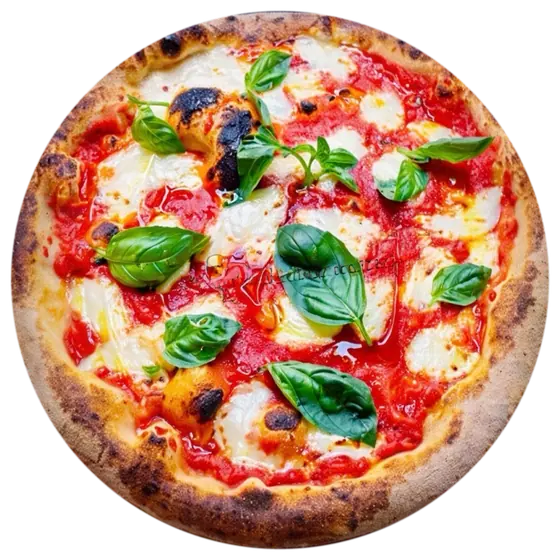
#> input picture punto-pizza/assets/img/hero/margherita-spin-560.webp, 560 x 560 px
$ python make-hero-pizza.py ../assets/img/hero/margherita-spin-560.webp
#> lines starting #> are read from the running program, lines starting #| are printed output that depends on the picture; after the words box and inside, x2 and y2 are one past the last pixel; in counts of white or black regions, pixels touching at a corner belong together
# Gera a pizza que gira no topo do site a partir de uma foto de pizza inteira sobre fundo escuro.
#
#   python3 tools/make-hero-pizza.py tools/src/margherita-carlos.jpg
#
# A foto é tirada de lado, então a pizza aparece como uma elipse. O script acha essa elipse,
# estica a imagem até virar um círculo (como vista de cima) e recorta o fundo. No site, o CSS
# inclina o prato de novo (rotateX no .plate) e gira só a pizza, como num prato giratório.
# Saída: assets/img/hero/margherita-spin.webp (900 px), margherita-spin-720.webp e margherita-spin-560.webp.
# Precisa de: pip install numpy scipy pillow
import sys
from pathlib import Path
import numpy as np
from PIL import Image, ImageDraw, ImageFilter
from scipy import ndimage

src = Path(sys.argv[1])
out = Path(__file__).resolve().parent.parent / 'assets/img/hero'
im = Image.open(src).convert('RGB')
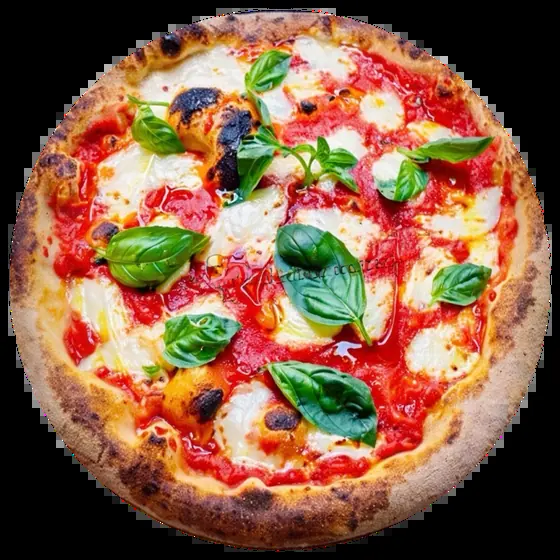
#> im: PIL image 560x560 RGB; mean R, G, B 137.7, 94.8, 69.6

# Pizza = a maior área clara (o fundo é quase preto)
lum = np.asarray(im).astype(float) @ [.299, .587, .114]
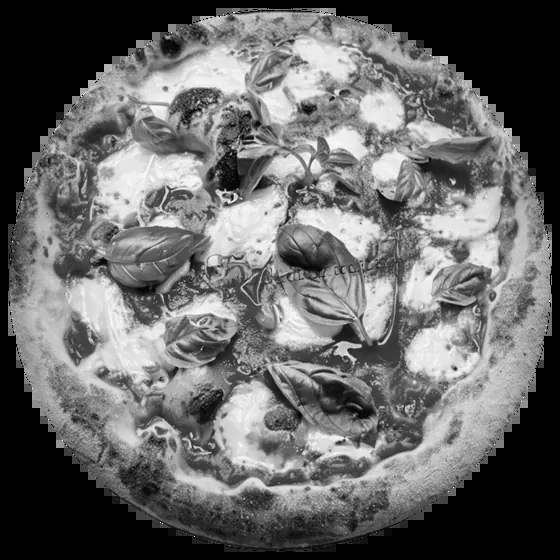
#> lum: shape (560, 560) float64; min 0, max 255, mean 104.8
lab, n = ndimage.label(lum >= 55)
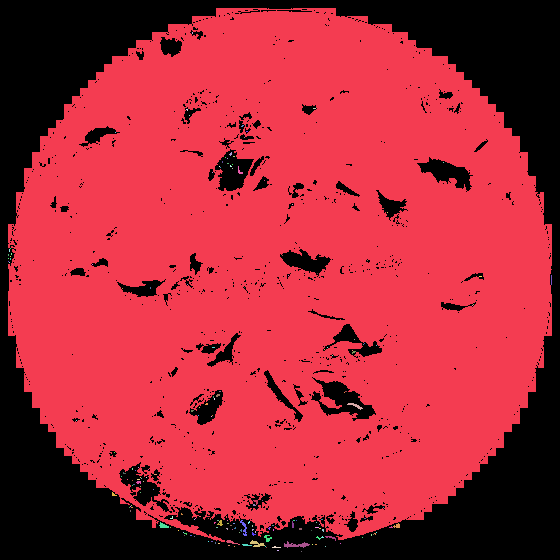
#> lab: shape (560, 560) int32; 186 distinct labels, from 0 to 185; one colour per label, 0 black
#> n = 185
sizes = ndimage.sum(lum >= 55, lab, range(1, n + 1))
#> sizes = 185 values, max 218147 at index 0, min 1 at index 4, mean 1183.5
pizza = ndimage.binary_fill_holes(ndimage.binary_opening(lab == np.argmax(sizes) + 1, iterations=4))
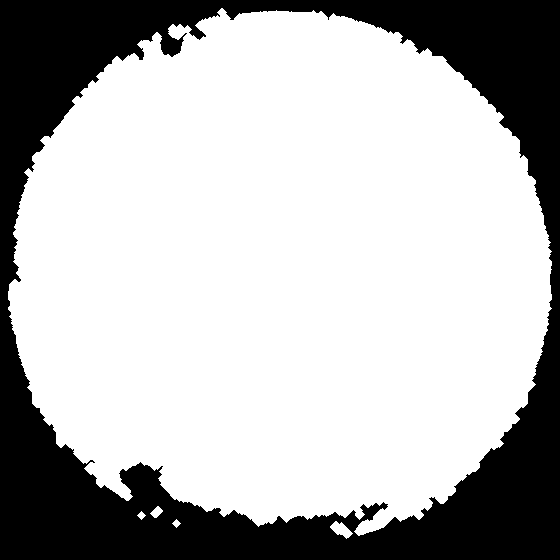
#> pizza: shape (560, 560) bool; 71.3% white; 1 black region, box (x1, y1, x2, y2) and area: (0, 0, 560, 560) 90157

# Elipse (eixos alinhados) ajustada nas bordas esquerda e direita de cada linha.
# Ignora o topo e o fim da imagem, onde aparece a tábua de madeira.
h = pizza.shape[0]
#> h = 560
pts = []
for y in range(int(h * .13), int(h * .9), 4):
    row = np.where(pizza[y])[0]
    if len(row):
        pts += [(row.min(), y), (row.max(), y)]
#> this loop made 108 passes
#> pts on passes 1 to 2: [(100, 72), (459, 72)], [(100, 72), (459, 72), (96, 76), (463, 76)]
#> after the loop, pts = 216 pairs, first value 8 to 551, second value 72 to 500
X, Y = np.array(pts, float).T
#> X = 216 values, max 551 at index 97, min 8 at index 110, mean 280.2; Y = 216 values from 72 to 500
A, B, C, D = np.linalg.lstsq(np.stack([X * X, Y * Y, X, Y], 1), np.ones(len(X)), rcond=None)[0]
#> A = -1.24e-05; B = -1.2e-05; C = 0.00696; D = 0.0067
cx, cy = -C / (2 * A), -D / (2 * B)
#> cx = 280.2; cy = 278.7
k = 1 + C * C / (4 * A) + D * D / (4 * B)
#> k = -0.909
ra, rb = np.sqrt(k / A), np.sqrt(k / B)
#> ra = 270.6; rb = 275
print(f'elipse: centro {cx:.0f},{cy:.0f}  raios {ra:.0f}x{rb:.0f}  inclinação {np.degrees(np.arccos(rb / ra)):.0f}°')
#| elipse: centro 280,279  raios 271x275  inclinação nan°

# Estica a elipse até virar círculo e recorta com borda suave (2% para dentro, para não pegar o fundo)
S = 1100
circ = im.transform((S, S), Image.EXTENT, (cx - ra, cy - rb, cx + ra, cy + rb), Image.BICUBIC)
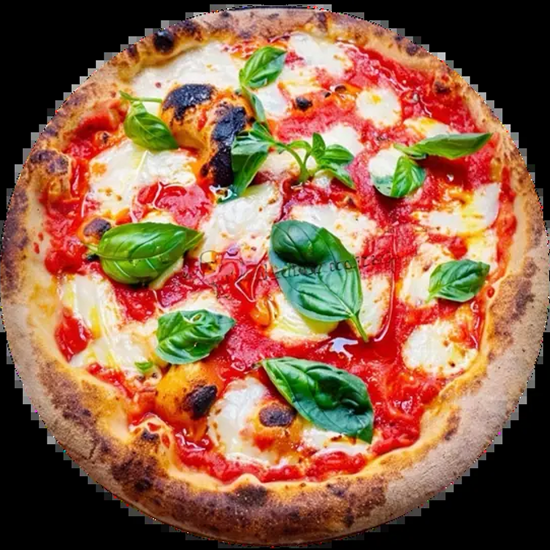
#> circ: PIL image 1100x1100 RGB (shown at 1/2 size); mean R, G, B 144.6, 99.5, 72.9
mask = Image.new('L', (S * 4, S * 4), 0)
#> mask: PIL image 4400x4400 L; every value is 0
ImageDraw.Draw(mask).ellipse((S * 4 * .02, S * 4 * .02, S * 4 * .98, S * 4 * .98), fill=255)
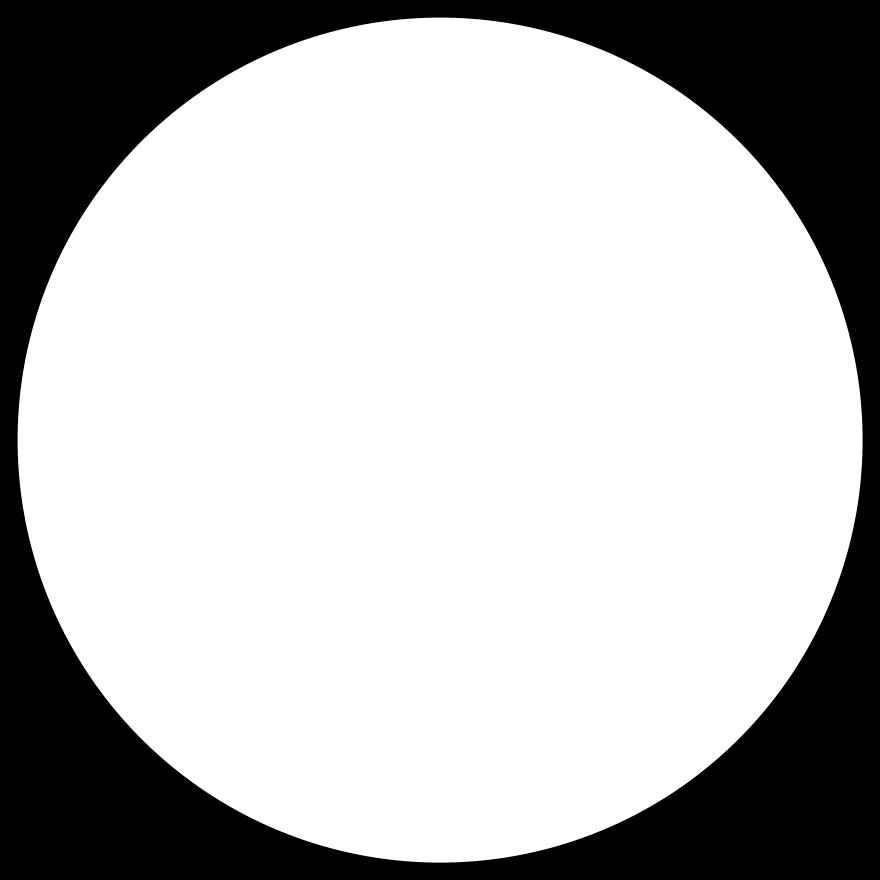
#> mask: PIL image 4400x4400 L (shown at 1/5 size); 72.4% white; 1 black region, box (x1, y1, x2, y2) and area: (0, 0, 4400, 4400) 5340803
circ.putalpha(mask.resize((S, S), Image.LANCZOS).filter(ImageFilter.GaussianBlur(1.2)))
#> circ: PIL image 1100x1100 RGBA

out.mkdir(parents=True, exist_ok=True)
for size, name in [(900, 'margherita-spin.webp'), (720, 'margherita-spin-720.webp'), (560, 'margherita-spin-560.webp')]:
    circ.resize((size, size), Image.LANCZOS).save(out / name, quality=76, method=6)
    print('ok', out / name)
#> this loop made 3 passes
#> pass 1, `circ.resize((size, size), Image.LANCZOS).save(out / name, quality=76, ..`:
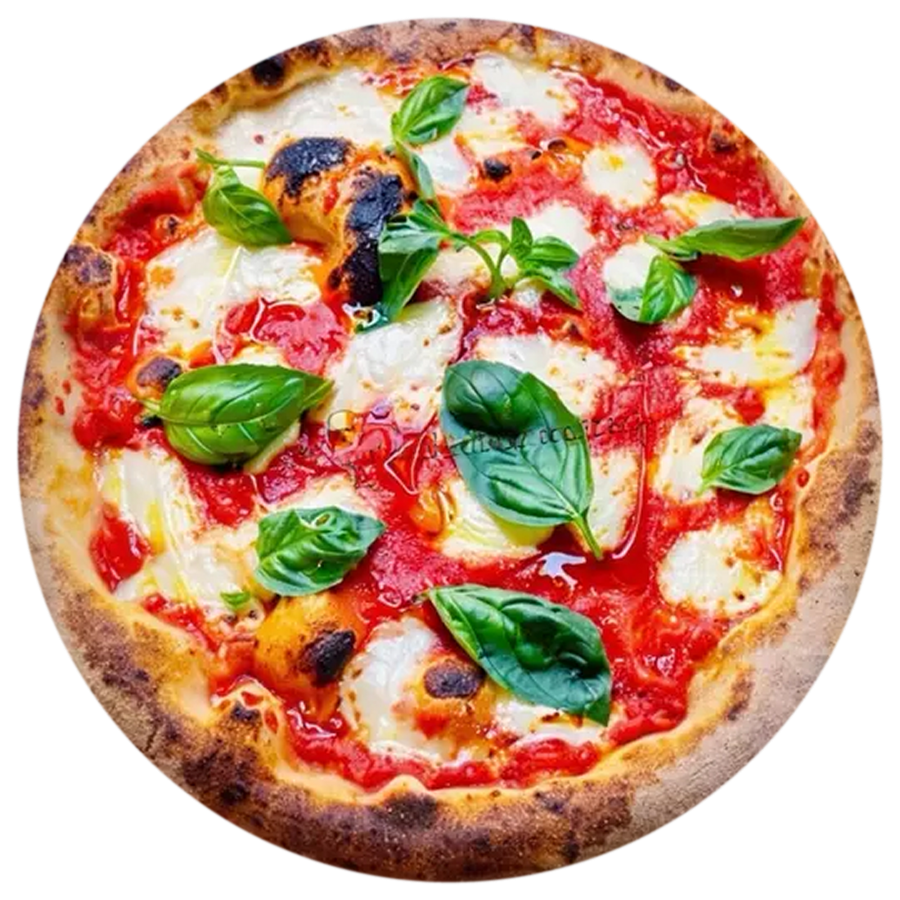
#> saved as margherita-spin.webp: PIL image 900x900 RGBA; mean R, G, B, A 136.5, 93.3, 67.6, 184.7; transparent parts drawn white

$ run again, with punto-pizza/tools/src/margherita-carlos.jpg saved as punto-pizza/assets/img/hero/margherita-spin-560.webp
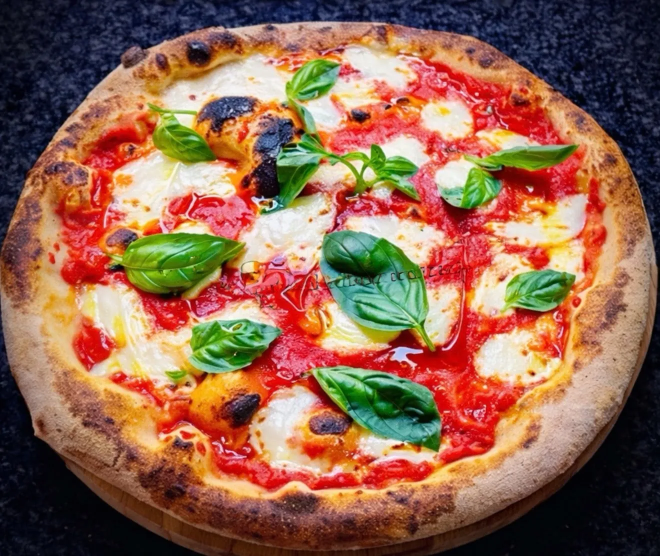
#> input picture punto-pizza/tools/src/margherita-carlos.jpg, 1320 x 1112 px (shown at 1/2 size)
#> im is the input picture: PIL image 1320x1112 RGB; mean R, G, B 145.1, 101, 78.8
#> lab: shape (1112, 1320) int32; 664 distinct labels, from 0 to 663
#> n = 663
#> sizes = 663 values, max 1049679 at index 53, min 1 at index 1, mean 1608.4
#> `pizza = ndimage.binary_fill_holes(ndimage.binary_opening(lab == np.arg..`:
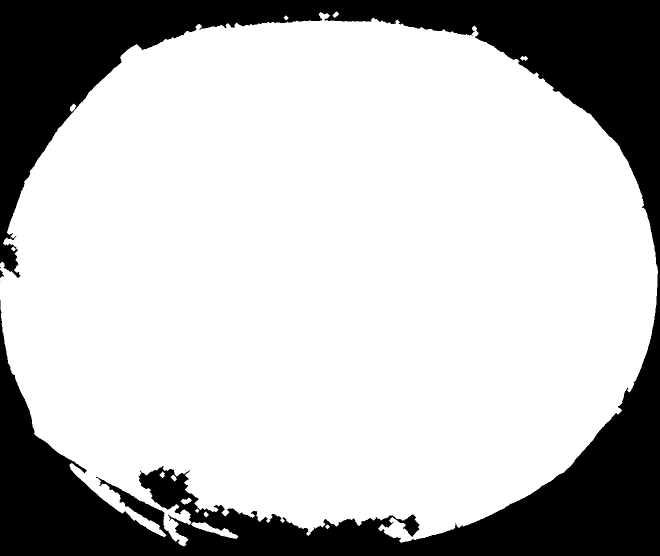
#> pizza: shape (1112, 1320) bool (shown at 1/2 size); 74.6% white; 4 black regions (2 under 20 px), largest, box (x1, y1, x2, y2) and area: (0, 0, 1320, 1112) 372801, (0, 540, 8, 556) 70
#> the loop `for y in range(int(h * .13), int(h * .9), 4):` made 214 passes
#> pts on passes 1 to 2: [(221, 144), (1061, 144)], [(221, 144), (1061, 144), (216, 148), (1076, 148)]
#> after the loop `for y in range(int(h * .13), int(h * .9), 4):`: pts = 428 pairs, first value 0 to 1315, second value 144 to 996
#> X = 428 values, max 1315 at index 199, min 0 at index 192, mean 652.5; Y = 428 values from 144 to 996
#> A = -2.18e-06; B = -3.08e-06; C = 0.00285; D = 0.00353
#> cx = 654.1; cy = 572.3
#> k = -0.944
#> ra = 657.6; rb = 553.2
#| elipse: centro 654,572  raios 658x553  inclinação 33°
#> the loop `for size, name in [(900, 'margherita-spin.webp'), (720, 'margherita-sp..` made 3 passes
#> pass 1, `circ.resize((size, size), Image.LANCZOS).save(out / name, quality=76, ..`:
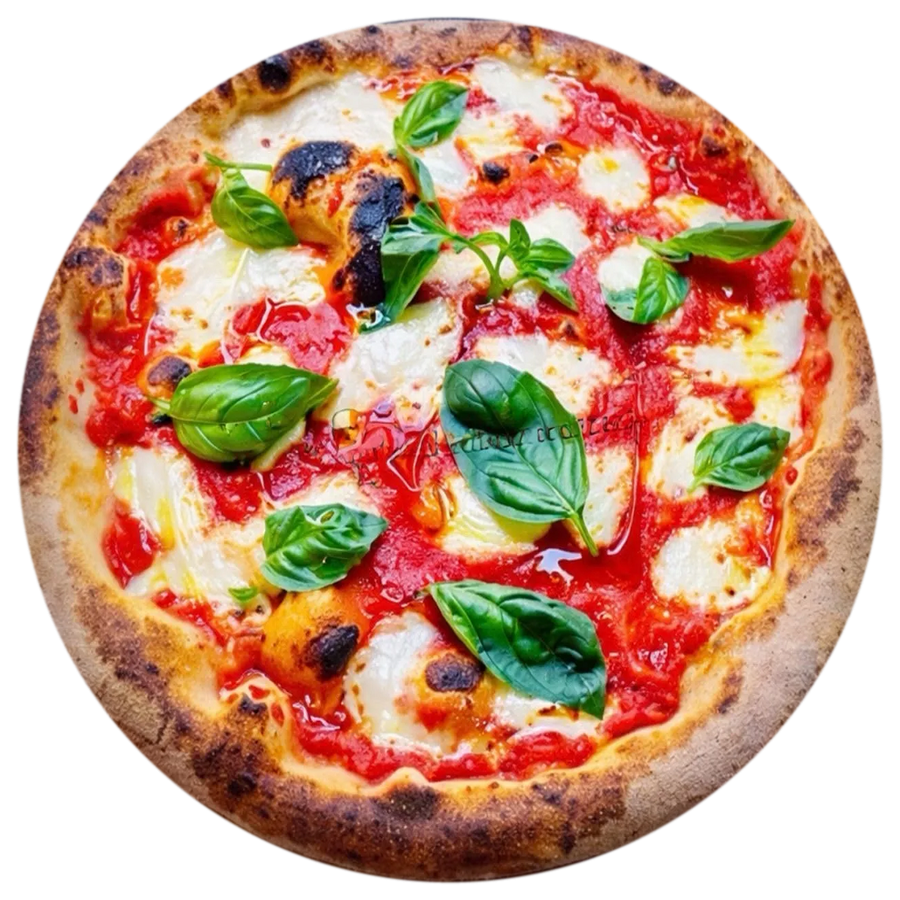
#> saved as margherita-spin.webp: PIL image 900x900 RGBA; mean R, G, B, A 135.5, 92.7, 67.5, 184.7; transparent parts drawn white

$ run again, with punto-pizza/assets/img/hero/basilico-2.webp copied over punto-pizza/assets/img/hero/margherita-spin-560.webp
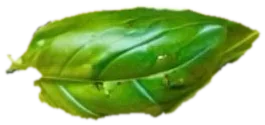
#> input picture punto-pizza/assets/img/hero/basilico-2.webp, 265 x 125 px
#> lab: shape (125, 265) int32; 5 distinct labels, from 0 to 4
#> n = 4
#> sizes = [31829, 2, 1, 11]
#> pizza: shape (125, 265) bool; 95.4% white; 12 black regions (6 under 20 px), largest, box (x1, y1, x2, y2) and area: (219, 61, 265, 84) 513, (105, 114, 159, 125) 426, (0, 71, 24, 92) 332, (206, 120, 231, 125) 91, (47, 120, 66, 125) 59, (182, 120, 196, 125) 50
#> the loop `for y in range(int(h * .13), int(h * .9), 4):` made 24 passes
#> pts on passes 1 to 3: [(0, 16), (264, 16)], [(0, 16), (264, 16), (0, 20), (264, 20)], [(0, 16), (264, 16), (0, 20), (264, 20), (0, 24), (264, 24)]
#> after the loop `for y in range(int(h * .13), int(h * .9), 4):`: pts = 48 pairs, first value 0 to 264, second value 16 to 108
#> X = 48 values, max 264 at index 1, min 0 at index 0, mean 131.5; Y = 48 values from 16 to 108
#> A = 2.16e-05; B = -0.000245; C = -0.00542; D = 0.0335
#> cx = 125.5; cy = 68.36
#> k = 0.197
#> ra = 95.47; rb = nan
#| elipse: centro 126,68  raios 95xnan  inclinação nan°
#> the loop `for size, name in [(900, 'margherita-spin.webp'), (720, 'margherita-sp..` made 3 passes
#> pass 1, `circ.resize((size, size), Image.LANCZOS).save(out / name, quality=76, ..`:
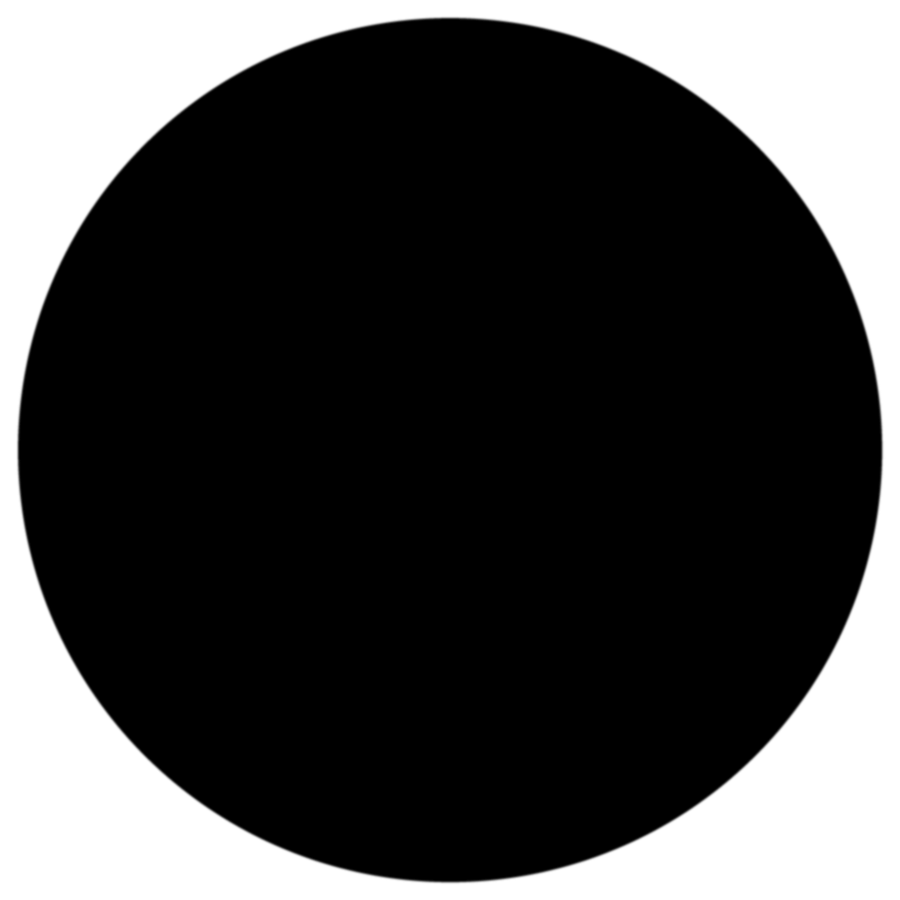
#> saved as margherita-spin.webp: PIL image 900x900 RGBA; mean R, G, B, A 0, 0, 0, 184.7; transparent parts drawn white
